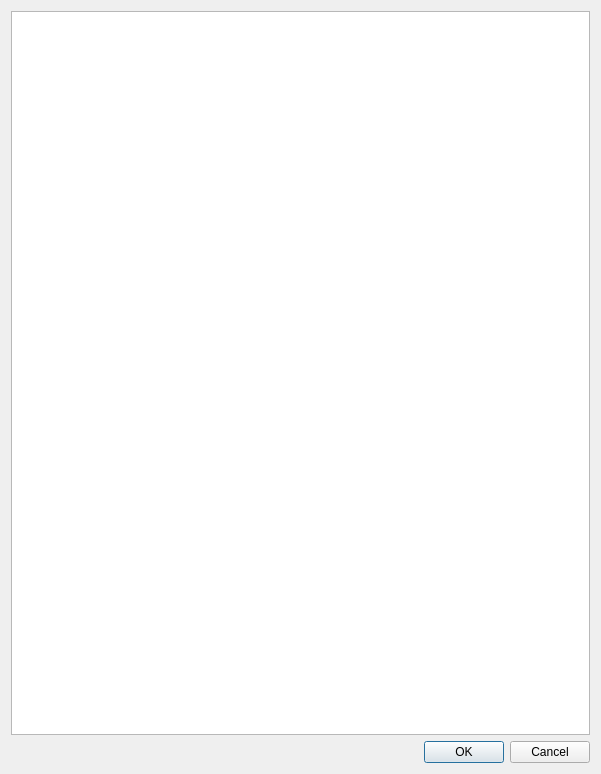
<?xml version="1.0" encoding="UTF-8"?>
<ui version="4.0">
 <class>CCPiNexusWidgetDialog</class>
 <widget class="QDialog" name="CCPiNexusWidgetDialog">
  <property name="windowModality">
   <enum>Qt::ApplicationModal</enum>
  </property>
  <property name="geometry">
   <rect>
    <x>0</x>
    <y>0</y>
    <width>601</width>
    <height>774</height>
   </rect>
  </property>
  <property name="windowTitle">
   <string>Nexus Dataset Picker</string>
  </property>
  <property name="modal">
   <bool>false</bool>
  </property>
  <layout class="QVBoxLayout" name="verticalLayout">
   <item>
    <widget class="QTreeView" name="treeView">
     <property name="selectionMode">
      <enum>QAbstractItemView::MultiSelection</enum>
     </property>
     <property name="selectionBehavior">
      <enum>QAbstractItemView::SelectRows</enum>
     </property>
     <property name="allColumnsShowFocus">
      <bool>true</bool>
     </property>
    </widget>
   </item>
   <item>
    <widget class="QDialogButtonBox" name="buttonBox">
     <property name="orientation">
      <enum>Qt::Horizontal</enum>
     </property>
     <property name="standardButtons">
      <set>QDialogButtonBox::Cancel|QDialogButtonBox::Ok</set>
     </property>
    </widget>
   </item>
  </layout>
 </widget>
 <resources/>
 <connections>
  <connection>
   <sender>buttonBox</sender>
   <signal>accepted()</signal>
   <receiver>CCPiNexusWidgetDialog</receiver>
   <slot>accept()</slot>
   <hints>
    <hint type="sourcelabel">
     <x>248</x>
     <y>254</y>
    </hint>
    <hint type="destinationlabel">
     <x>157</x>
     <y>274</y>
    </hint>
   </hints>
  </connection>
  <connection>
   <sender>buttonBox</sender>
   <signal>rejected()</signal>
   <receiver>CCPiNexusWidgetDialog</receiver>
   <slot>reject()</slot>
   <hints>
    <hint type="sourcelabel">
     <x>316</x>
     <y>260</y>
    </hint>
    <hint type="destinationlabel">
     <x>286</x>
     <y>274</y>
    </hint>
   </hints>
  </connection>
 </connections>
</ui>
